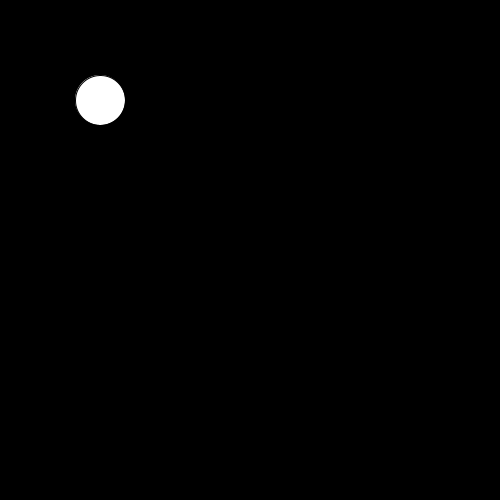
Frame 1 (no input)
Frame 60 (the mouse pressed at the canvas centre just before this capture): identical to frame 1, image omitted
Frame 120 (the mouse held since frame 60 and released just before this capture): identical to frame 1, image omitted

The Processing sketch that drew this single still picture (run headless with seeded random() and noise(); from frame 60 on, the mouse is pressed at the canvas centre):

// Processing sketch: ArrowKeyControlDemo
// ── ArrowKeyControlDemo.pde
float playerX = 100;
float playerY = 100;
float playerSpeed = 5;
float playerXSpeed = 0;
float playerYSpeed = 0;

boolean upKey = false;
boolean downKey = false;
boolean leftKey = false;
boolean rightKey = false;

void setup() {
  size(500, 500);
  
}

void draw() {
  
  background(0);
  
  movePlayer();
  drawPlayer();
}

void movePlayer() {
  playerXSpeed = 0;
  playerYSpeed = 0;
  
  if(upKey) playerYSpeed -= playerSpeed;
  if(downKey) playerYSpeed += playerSpeed;
  if(rightKey) playerXSpeed += playerSpeed;
  if(leftKey) playerXSpeed -= playerSpeed;
  
  if(playerXSpeed != 0 && playerYSpeed != 0) {
    playerXSpeed = playerXSpeed/sqrt(2);
    playerYSpeed = playerYSpeed/sqrt(2);
  }
  playerX += playerXSpeed;
  playerY += playerYSpeed;
  
}



void keyPressed() {
  if(keyCode == UP) {
    upKey = true;
  } else if(keyCode == DOWN) {
    downKey = true;
  } else if(keyCode == LEFT) {
    leftKey = true;
  } else if(keyCode == RIGHT) {
    rightKey = true;
  }
    
}

void keyReleased() {
  if(keyCode == UP) {
    upKey = false;
  } else if(keyCode == DOWN) {
    downKey = false;
  } else if(keyCode == LEFT) {
    leftKey = false;
  } else if(keyCode == RIGHT) {
    rightKey = false;
  }
}



void drawPlayer() {
  circle(playerX, playerY, 50);
}
